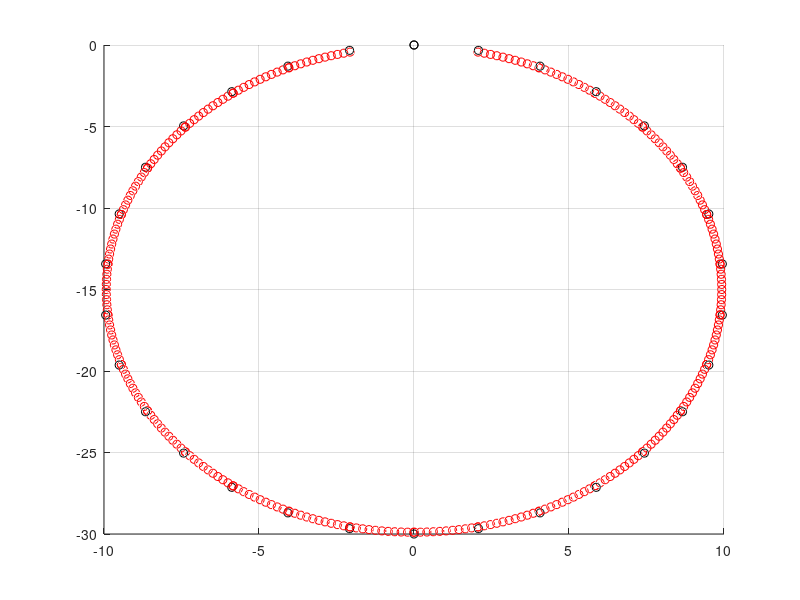

Write the MATLAB code that produced this figure.
clc
clear
close all

t = 0: 1 : 30;
x = 10 * sin (t*2*pi/ 30);
y = 15 * cos (t*2*pi/ 30) - 15;
z = 2*sin(x*2*pi / 25) +  3*sin(y*2*pi /35);

figure
hold on
grid on
plot3(x,y,z, 'ko')

for i = 1:length(t)-3
    ps = [];
    for k = 0:3
        ps = [ps; x(i+k) y(i+k) z(i+k)];
    end
    M = 1/6 * [-1 3 -3 1; 3 -6 3 0; -3 0 3 0; 1 4 1 0]*ps;
    
    for a = 0:0.1:1
        xa = a^3 * M(1,1) + a^2 * M(2,1) + a^1 * M(3,1) + a^0 * M(4,1);
        ya = a^3 * M(1,2) + a^2 * M(2,2) + a^1 * M(3,2) + a^0 * M(4,2);
        za = a^3 * M(1,3) + a^2 * M(2,3) + a^1 * M(3,3) + a^0 * M(4,3);
        plot3(xa,ya,za, 'ro')
    end

end




    
   
